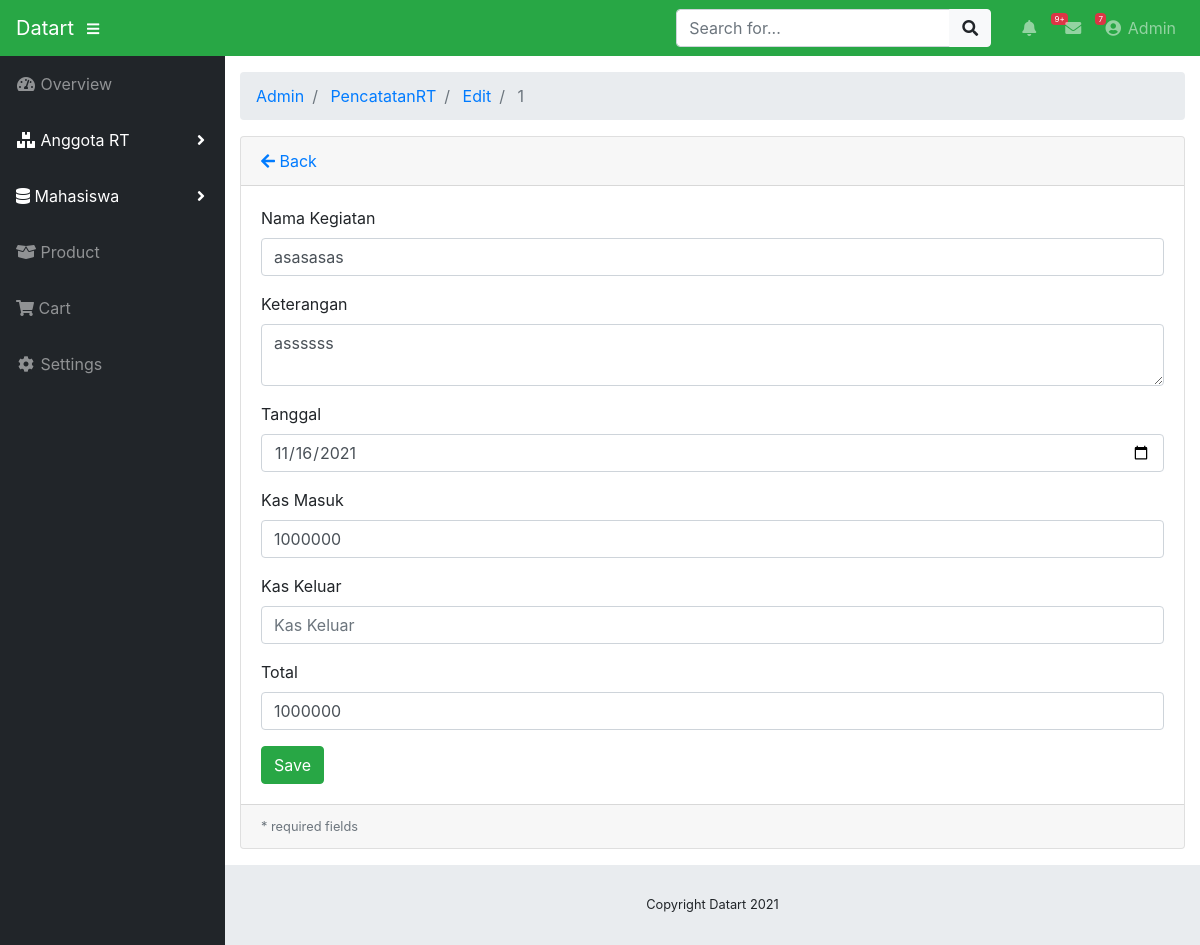
The page /index.php/admin/PencatatanRT/edit/1 on the database its author committed.
### tables this page shows
CREATE TABLE `tb_anggota` (
  `id_kegiatan` int(20) NOT NULL,
  `nama_kegiatan` varchar(255) NOT NULL,
  `keterangan` text NOT NULL,
  `tanggal` date NOT NULL,
  `kas_masuk` varchar(255) NOT NULL,
  `kas_keluar` varchar(255) NOT NULL,
  `total` varchar(255) NOT NULL
);

### application/controllers/admin/PencatatanRT.php (called while the page is built, shortened)
<?php
class PencatatanRT extends CI_Controller
{
    public function __construct()
    {
        $this->load->model("anggota_model");
        $this->load->library('form_validation');
    }
    public function edit($id = null)
    {
        $anggota = $this->anggota_model;
        $data["anggota"] = $anggota->getById($id);
        $this->load->view("admin/anggota/edit_form", $data);
    }
}

### index.php (called while the page is built, shortened)
<?php
require_once BASEPATH.'core/CodeIgniter.php';

### application/models/Anggota_model.php (called while the page is built, shortened)
<?php defined('BASEPATH') OR exit('No direct script access allowed');
class Anggota_model extends CI_Model
{
    private $_table = "tb_anggota";
    public function getById($id)
    {
        return $this->db->get_where($this->_table, ["id_kegiatan" => $id])->row();
    }
}

### application/views/admin/anggota/edit_form.php (the view, shortened to what this page needs)
<!DOCTYPE html>
<html lang="en">
<head>
</head>
<body id="page-top">
	<div id="wrapper">
		<div id="content-wrapper">
			<div class="container-fluid">
				<div class="card mb-3">
					<div class="card-header">
						<a href="<?php echo site_url('admin/PencatatanRT/') ?>"><i class="fas fa-arrow-left"></i>
							Back</a>
					</div>
					<div class="card-body">
						<form action="<?php base_url(" admin/anggota/edit") ?>" method="post"
						enctype="multipart/form-data" >
							<div class="form-group">
								<label for="nama_kegiatan">Nama Kegiatan</label>
								<input class="form-control <?php echo form_error('nama_kegiatan') ? 'is-invalid':'' ?>"
								 type="text" name="nama_kegiatan" placeholder="Nama Kegiatan" value="<?php echo $anggota->nama_kegiatan ?>" />
							</div>
							<div class="form-group">
								<label for="name">Keterangan</label>
								<textarea class="form-control <?php echo form_error('keterangan') ? 'is-invalid':'' ?>"
								 name="keterangan" placeholder="Keterangan...."><?php echo $anggota->keterangan ?></textarea>
							</div>
							<div class="form-group">
								<label for="tanggal">Tanggal</label>
								<input class="form-control <?php echo form_error('tanggal') ? 'is-invalid':'' ?>"
								type="date" name="tanggal" placeholder="Tanggal" value="<?php echo $anggota->tanggal ?>"/>
							</div>
							<div class="form-group">
								<label for="kas_masuk">Kas Masuk</label>
								<input class="form-control <?php echo form_error('kas_masuk') ? 'is-invalid':'' ?>"
								 type="number" name="kas_masuk" placeholder="Kas Masuk" value="<?php echo $anggota->kas_masuk ?>"/>
							</div>
							<div class="form-group">
								<label for="kas_keluar">Kas Keluar</label>
								<input class="form-control <?php echo form_error('kas_keluar') ? 'is-invalid':'' ?>"
								 type="number" name="kas_keluar" placeholder="Kas Keluar" value="<?php echo $anggota->kas_keluar ?>"/>
							</div>
							<div class="form-group">
								<label for="total">Total</label>
								<input class="form-control <?php echo form_error('total') ? 'is-invalid':'' ?>"
								 type="number" name="total" placeholder="Total" value="<?php echo $anggota->total ?>"/>
							</div>
							<input class="btn btn-success" type="submit" name="btn" value="Save" />
						</form>
					</div>
					<div class="card-footer small text-muted">
						* required fields
					</div>
				</div>
			</div>
		</div>
</body>
</html>

### css/sb-admin.css (style rules this page uses)
html { position: relative; min-height: 100%; }
body { height: 100%; }
#wrapper { display: -webkit-box; display: -ms-flexbox; display: flex; }
#wrapper #content-wrapper { overflow-x: hidden; width: 100%; padding-top: 1rem; padding-bottom: 80px; }
:root { --input-padding-x: 0.75rem; --input-padding-y: 0.75rem; }

### rows shown on the page
tb_anggota: nama_kegiatan "asasasas", keterangan "assssss", tanggal "11/16/2021", kas_masuk "1000000", total "1000000"

### other values the page prints
SITE_NAME "Datart"
$segment "Admin"
$segment "PencatatanRT"
$segment "Edit"
$segment "1"
Date('Y') "2021"
